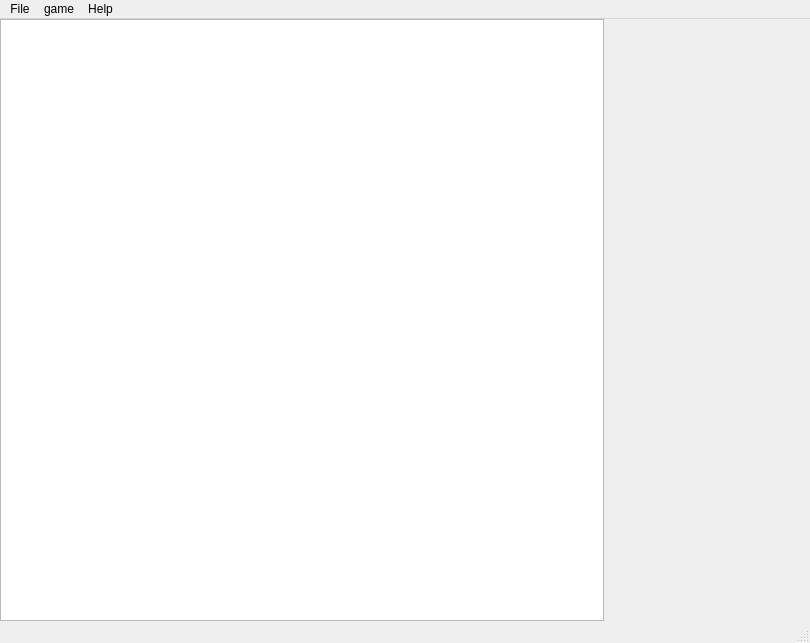
<?xml version="1.0" encoding="UTF-8"?>
<ui version="4.0">
 <class>MainWindow</class>
 <widget class="QMainWindow" name="MainWindow">
  <property name="geometry">
   <rect>
    <x>0</x>
    <y>0</y>
    <width>810</width>
    <height>643</height>
   </rect>
  </property>
  <property name="sizePolicy">
   <sizepolicy hsizetype="Minimum" vsizetype="Minimum">
    <horstretch>0</horstretch>
    <verstretch>0</verstretch>
   </sizepolicy>
  </property>
  <property name="minimumSize">
   <size>
    <width>0</width>
    <height>0</height>
   </size>
  </property>
  <property name="windowTitle">
   <string>Gomoku</string>
  </property>
  <widget class="QWidget" name="centralWidget">
   <property name="minimumSize">
    <size>
     <width>0</width>
     <height>0</height>
    </size>
   </property>
   <layout class="QGridLayout" name="gridLayout">
    <property name="margin">
     <number>0</number>
    </property>
    <item row="0" column="1">
     <widget class="QWidget" name="WInfo" native="true">
      <property name="minimumSize">
       <size>
        <width>200</width>
        <height>0</height>
       </size>
      </property>
      <property name="maximumSize">
       <size>
        <width>200</width>
        <height>16777215</height>
       </size>
      </property>
     </widget>
    </item>
    <item row="0" column="0">
     <widget class="QWidget" name="WGameBoard" native="true">
      <property name="minimumSize">
       <size>
        <width>600</width>
        <height>600</height>
       </size>
      </property>
      <layout class="QGridLayout" name="gridLayout_2">
       <property name="margin">
        <number>0</number>
       </property>
       <property name="spacing">
        <number>0</number>
       </property>
       <item row="0" column="0">
        <widget class="QGraphicsView" name="GameBoard">
         <property name="verticalScrollBarPolicy">
          <enum>Qt::ScrollBarAlwaysOff</enum>
         </property>
         <property name="horizontalScrollBarPolicy">
          <enum>Qt::ScrollBarAlwaysOff</enum>
         </property>
        </widget>
       </item>
      </layout>
     </widget>
    </item>
   </layout>
  </widget>
  <widget class="QMenuBar" name="menuBar">
   <property name="geometry">
    <rect>
     <x>0</x>
     <y>0</y>
     <width>810</width>
     <height>22</height>
    </rect>
   </property>
   <property name="defaultUp">
    <bool>false</bool>
   </property>
   <widget class="QMenu" name="menuFile">
    <property name="title">
     <string>File</string>
    </property>
    <addaction name="actionNew"/>
    <addaction name="actionParameters"/>
    <addaction name="separator"/>
    <addaction name="actionQuitter"/>
   </widget>
   <widget class="QMenu" name="menuHelp">
    <property name="title">
     <string>Help</string>
    </property>
    <addaction name="actionA_Propos"/>
   </widget>
   <widget class="QMenu" name="menuGame">
    <property name="title">
     <string>game</string>
    </property>
    <addaction name="actionUndo"/>
   </widget>
   <addaction name="menuFile"/>
   <addaction name="menuGame"/>
   <addaction name="menuHelp"/>
  </widget>
  <widget class="QStatusBar" name="statusBar"/>
  <action name="actionA_Propos">
   <property name="text">
    <string>About</string>
   </property>
  </action>
  <action name="actionNew">
   <property name="text">
    <string>New</string>
   </property>
  </action>
  <action name="actionUndo">
   <property name="text">
    <string>undo</string>
   </property>
  </action>
  <action name="actionParameters">
   <property name="text">
    <string>parameters</string>
   </property>
  </action>
  <action name="actionQuitter">
   <property name="text">
    <string>quitter</string>
   </property>
   <property name="shortcut">
    <string>Ctrl+Q</string>
   </property>
  </action>
 </widget>
 <layoutdefault spacing="6" margin="11"/>
 <resources/>
 <connections/>
</ui>
